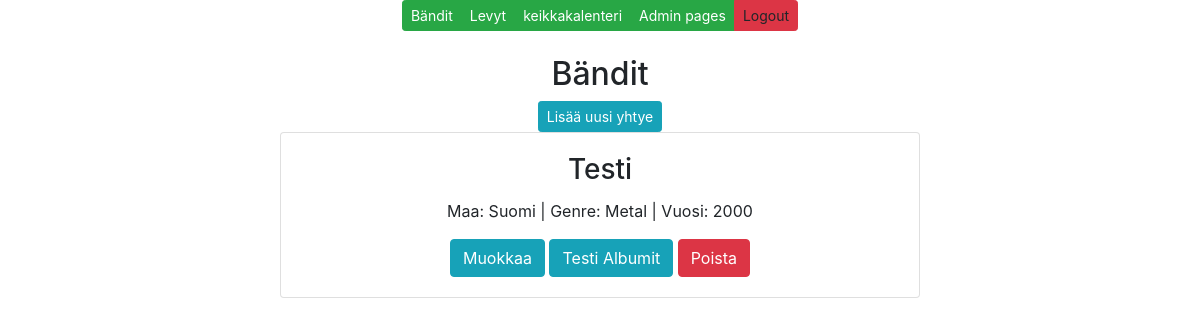
The page /bands/ on the database as committed earlier.
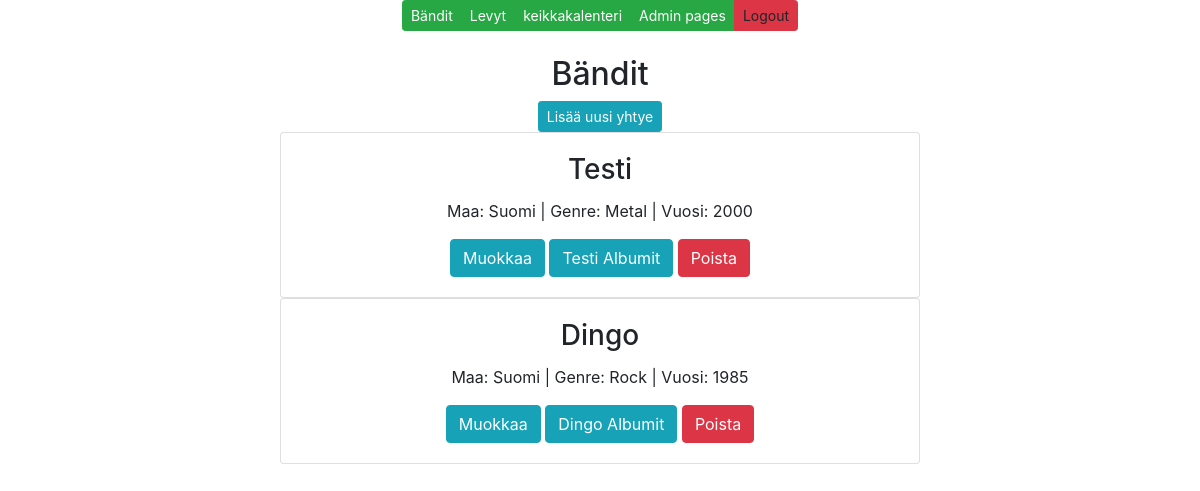
The same page on the database as committed later.
### app/models.py (models this page shows, shortened)
class Band(models.Model):
    name = models.CharField(max_length=50, default='Unknown')
    country = models.CharField(max_length=50, default='Unknown')
    genre = models.CharField(max_length=50, default='Unknown')
    year = models.IntegerField()

### app/views.py (the view)
# urls.py: path('bands/', bandlistview),
def bandlistview(request):
    bandlist = Band.objects.all()
    context = {'bands': bandlist}
    return render(request, "bandlist.html", context)

### app/templates/bandlist.html (shortened to what this page needs)
{% extends 'index.html' %}
{% block content %}
<br/>
<br/>
<h2>Bändit</h2>
<button id="add-btn" class="btn btn-info btn-sm" onclick="showaddform()">Lisää uusi yhtye</button>
{% for b in bands %}
<div class="card" style="width: 40rem;">
    <div class="card-body">
        <h3 class="card-title">{{ b.name }}</h3>
        <p class="card-text">Maa: {{b.country}} | Genre: {{b.genre}} | Vuosi: {{b.year}}</p>
        <a href="/edit-band-get/{{b.id}}/" class="btn btn-info">Muokkaa</a>
        <a href="/album-by-band/{{b.id}}/" class="btn btn-info">{{b.name}} Albumit</a>
        <a href="/confirm-delete-band/{{b.id}}/" class="btn btn-danger">Poista</a>
    </div>
</div>
{% endfor %}
{% endblock %}

Rows that differ between the two databases and show on the page:
added Band: name "Dingo", country "Suomi", genre "Rock", year "1985"
